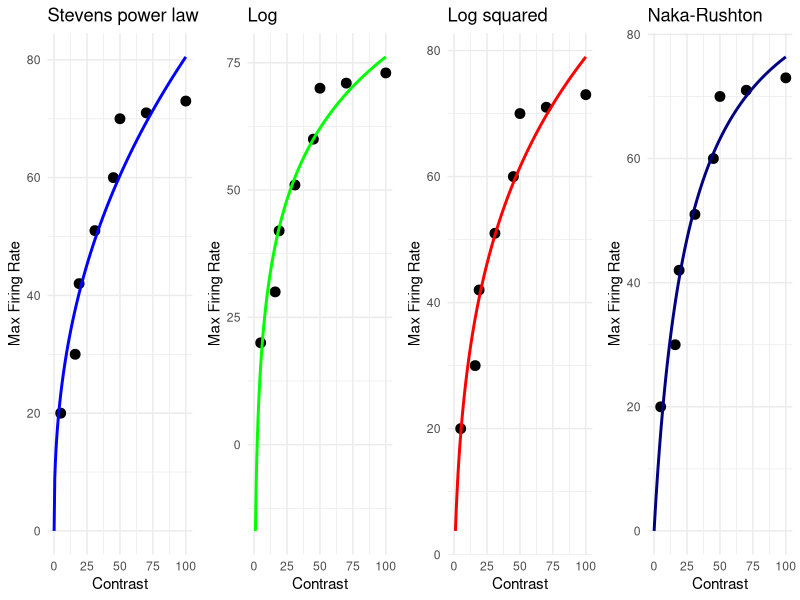

Generate this figure with R:
library(tidyverse)

df_liu <- data.frame(max_firing = c(20, 30, 42, 51, 60, 70, 71,  73),
                     contrast   = c( 5, 16, 19, 31, 45, 50, 70, 100))

# power
fit <- nls(max_firing ~ k * contrast^n, data = df_liu, start = list(k = 1, n = 0.5))
summary(fit)

x_new <- seq(0, 100, length.out = 200)
params <- coef(fit)
y_new <- params["k"] * x_new^params["n"]
df_fit <- data.frame(contrast = x_new, max_firing = y_new)

ggplot(df_liu, aes(x = contrast, y = max_firing)) +
  geom_point(size = 3) +  
  geom_line(data = df_fit, aes(x = contrast, y = max_firing), color = "blue", size = 1) +
  coord_cartesian(xlim = c(0, 100)) +
  theme_minimal() +
  labs(title = "Stevens power law",
       x = "Contrast",
       y = "Max Firing Rate") -> g1

# log
fit_log <- nls(max_firing ~ a * log(contrast) + b,
               data = df_liu,
               start = list(a = 10, b = 0))
summary(fit_log)

x_new <- seq(1, 100, length.out = 200)
params_log <- coef(fit_log)
y_new <- params_log["a"] * log(x_new) + params_log["b"]
df_fit_log <- data.frame(contrast = x_new, max_firing = y_new)

ggplot(df_liu, aes(x = contrast, y = max_firing)) +
  geom_point(size = 3) +
  geom_line(data = df_fit_log, aes(x = contrast, y = max_firing), color = "green", size = 1) +
  coord_cartesian(xlim = c(0, 100)) +
  theme_minimal() +
  labs(title = "Log",
       x = "Contrast",
       y = "Max Firing Rate") -> g2

# log squared
fit_log_squared <- nls(max_firing ~ a * (log(contrast) + b)^2,
               data = df_liu,
               start = list(a = 0.2, b = 0))
summary(fit_log_squared)

x_new <- seq(1, 100, length.out = 200)
params_log <- coef(fit_log_squared)
y_new <- params_log["a"] * (log(x_new) + params_log["b"])^2 
df_fit_log_squared <- data.frame(contrast = x_new, max_firing = y_new)

ggplot(df_liu, aes(x = contrast, y = max_firing)) +
  geom_point(size = 3) +
  geom_line(data = df_fit_log_squared, aes(x = contrast, y = max_firing), color = "red", size = 1) +
  coord_cartesian(xlim = c(0, 100)) +
  theme_minimal() +
  labs(title = "Log squared",
       x = "Contrast",
       y = "Max Firing Rate") -> g3

# Naka-Rushton function
fit_naka <- nls(max_firing ~ Rmax * contrast^n / (contrast^n + C50^n),
                data = df_liu,
                start = list(Rmax = 75, C50 = 25, n = 2))
summary(fit_naka)
x_new <- seq(0, 100, length.out = 200)
params <- coef(fit_naka)
y_new <- params["Rmax"] * x_new^params["n"] / (x_new^params["n"] + params["C50"]^params["n"])
df_fit_naka <- data.frame(contrast = x_new, max_firing = y_new)

ggplot(df_liu, aes(x = contrast, y = max_firing)) +
  geom_point(size = 3) +
  geom_line(data = df_fit_naka, aes(x = contrast, y = max_firing), color = "navy", size = 1) +
  coord_cartesian(xlim = c(0, 100)) +
  theme_minimal() +
  labs(title = "Naka-Rushton",
       x = "Contrast",
       y = "Max Firing Rate") -> g4

g <- cowplot::plot_grid(g1, g2, g3, g4, nrow = 1)
ggsave("contrast_response_functions.png", g, width = 8, height = 2, dpi = 300)
